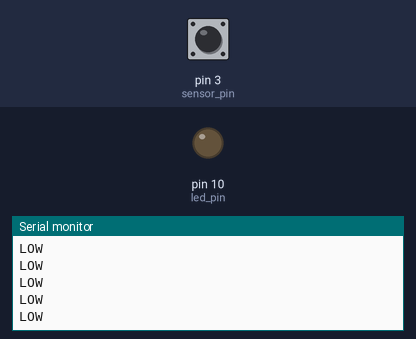
The sketch below on a simulated Arduino Uno, built with avr-gcc and run on an emulated ATmega328P. Parts: output pins drawn as LEDs (lit = HIGH), the last lines printed to the serial monitor. The inputs (shaded band) are chosen by the test bench; at power-on: pin 3 (sensor_pin) LOW.

Above: at 1.2 s.
1.3 s: pin 3 (sensor_pin) driven HIGH
At 2.2 s:
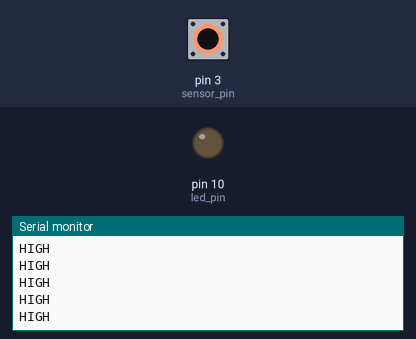
3.2 s: pin 3 (sensor_pin) driven LOW
At 4.0 s:
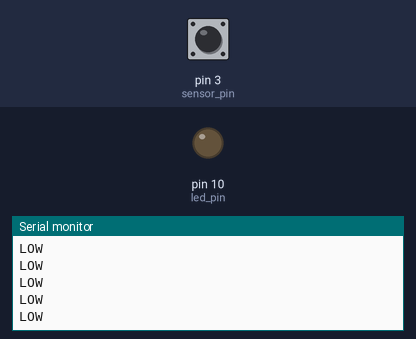
6.2 s: pin 3 (sensor_pin) pulsed HIGH 2 times (0.12 s each, 0.3 s apart)
9.8 s: pin 3 (sensor_pin) pulsed HIGH 5 times (0.12 s each, 0.3 s apart)
At 10.5 s:
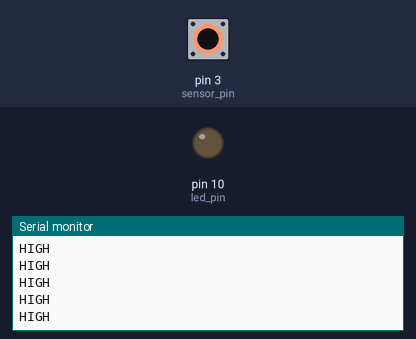

Measured:
- after the input at 1.3 s, the serial monitor: prints a new line after 0.07 s (image 1)
- after the input at 9.8 s, the serial monitor: prints a new line after 0.07 s (image 3)

The sketch:

PIR.ino
```cpp
#define led_pin 10
#define sensor_pin 3

void setup() {
  Serial.begin(9600);
  pinMode(led_pin,OUTPUT);
  pinMode(sensor_pin, INPUT);
}

void loop() {
  int sensorValue = digitalRead(sensor_pin);

  if(sensorValue == HIGH)
  {
    Serial.println("HIGH");
  }
  else
  {
    Serial.println("LOW");
  }

}
```
